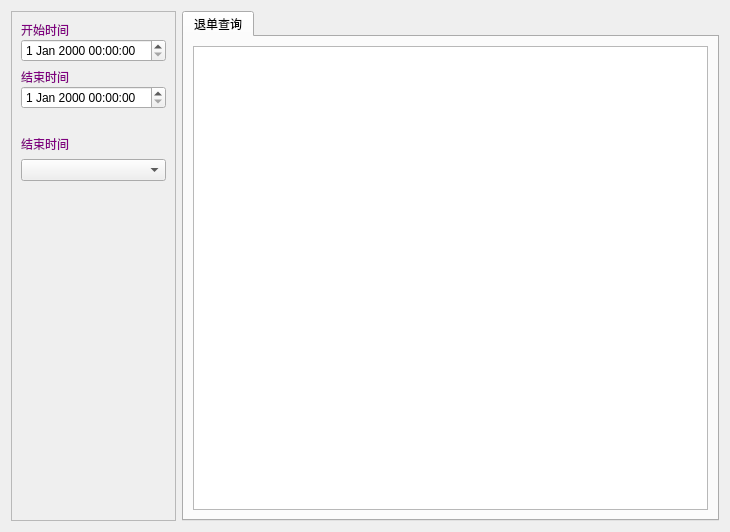
<?xml version="1.0" encoding="UTF-8"?>
<ui version="4.0">
 <class>w_scr_dish_weixin_quitbill_dialog</class>
 <widget class="QDialog" name="w_scr_dish_weixin_quitbill_dialog">
  <property name="geometry">
   <rect>
    <x>0</x>
    <y>0</y>
    <width>730</width>
    <height>532</height>
   </rect>
  </property>
  <property name="windowTitle">
   <string>Dialog</string>
  </property>
  <layout class="QHBoxLayout" name="horizontalLayout" stretch="0,1">
   <item>
    <widget class="QFrame" name="frame">
     <property name="minimumSize">
      <size>
       <width>0</width>
       <height>0</height>
      </size>
     </property>
     <property name="maximumSize">
      <size>
       <width>16777215</width>
       <height>16777215</height>
      </size>
     </property>
     <property name="frameShape">
      <enum>QFrame::StyledPanel</enum>
     </property>
     <property name="frameShadow">
      <enum>QFrame::Raised</enum>
     </property>
     <layout class="QVBoxLayout" name="verticalLayout_5">
      <item>
       <layout class="QVBoxLayout" name="verticalLayout_2">
        <property name="spacing">
         <number>0</number>
        </property>
        <item>
         <widget class="QLabel" name="label">
          <property name="styleSheet">
           <string notr="true">color:purple;</string>
          </property>
          <property name="text">
           <string>开始时间</string>
          </property>
         </widget>
        </item>
        <item>
         <widget class="lds_datetimeEdit" name="dateTimeEdit"/>
        </item>
       </layout>
      </item>
      <item>
       <layout class="QVBoxLayout" name="verticalLayout_3">
        <property name="spacing">
         <number>0</number>
        </property>
        <item>
         <widget class="QLabel" name="label_2">
          <property name="styleSheet">
           <string notr="true">color:purple;</string>
          </property>
          <property name="text">
           <string>结束时间</string>
          </property>
         </widget>
        </item>
        <item>
         <widget class="lds_datetimeEdit" name="dateTimeEdit_2"/>
        </item>
       </layout>
      </item>
      <item>
       <widget class="QLabel" name="label_10">
        <property name="text">
         <string/>
        </property>
       </widget>
      </item>
      <item>
       <layout class="QVBoxLayout" name="verticalLayout_4">
        <item>
         <widget class="QLabel" name="label_3">
          <property name="styleSheet">
           <string notr="true">color:purple;</string>
          </property>
          <property name="text">
           <string>结束时间</string>
          </property>
         </widget>
        </item>
        <item>
         <widget class="lds_ComboBox" name="comboBox"/>
        </item>
       </layout>
      </item>
      <item>
       <widget class="QLabel" name="label_11">
        <property name="text">
         <string/>
        </property>
       </widget>
      </item>
      <item>
       <widget class="lds_toolbar" name="widget" native="true"/>
      </item>
      <item>
       <spacer name="verticalSpacer">
        <property name="orientation">
         <enum>Qt::Vertical</enum>
        </property>
        <property name="sizeHint" stdset="0">
         <size>
          <width>20</width>
          <height>40</height>
         </size>
        </property>
       </spacer>
      </item>
     </layout>
    </widget>
   </item>
   <item>
    <widget class="QTabWidget" name="tabWidget">
     <property name="currentIndex">
      <number>0</number>
     </property>
     <widget class="QWidget" name="tab">
      <attribute name="title">
       <string>退单查询</string>
      </attribute>
      <layout class="QVBoxLayout" name="verticalLayout">
       <item>
        <widget class="lds_tableView" name="tableView"/>
       </item>
      </layout>
     </widget>
    </widget>
   </item>
  </layout>
 </widget>
 <customwidgets>
  <customwidget>
   <class>lds_toolbar</class>
   <extends>QFrame</extends>
   <header>lds_toolbar.h</header>
   <container>1</container>
  </customwidget>
  <customwidget>
   <class>lds_datetimeEdit</class>
   <extends>QDateTimeEdit</extends>
   <header>lds_datetimeedit.h</header>
  </customwidget>
  <customwidget>
   <class>lds_ComboBox</class>
   <extends>QComboBox</extends>
   <header>lds_combobox.h</header>
  </customwidget>
  <customwidget>
   <class>lds_tableView</class>
   <extends>QTableView</extends>
   <header>lds_tableview.h</header>
  </customwidget>
 </customwidgets>
 <resources/>
 <connections/>
</ui>
